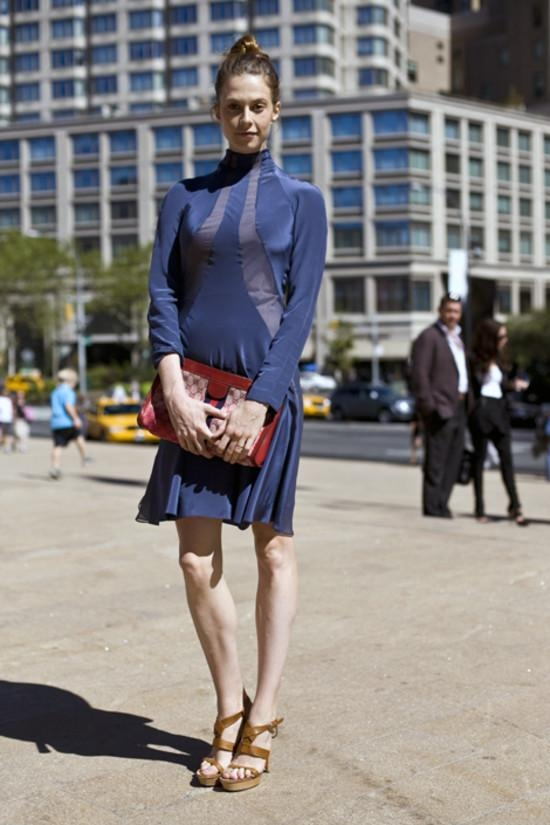
#> input picture modelos/img_0029.jpeg, 550 x 825 px, found by its file name; its folder holds only this picture in this run
$ jupyter execute --allow-errors resize.ipynb   (older library calls are emulated)
#> lines starting #> are read from the running program, lines starting #| are printed output that depends on the picture
[cell 1]
import cv2
import numpy as np
import matplotlib.pyplot as plt
import os

[cell 2]
def resize_image(image, size=(167, 267)):
    # Obtener las dimensiones de la imagen
    height, width = image.shape[:2]
    # Si la imagen es más grande que el tamaño objetivo, usar cv2.INTER_AREA
    if height > size[0] or width > size[1]:
        interpolation = cv2.INTER_AREA
    # Si la imagen es más pequeña que el tamaño objetivo, usar cv2.INTER_CUBIC
    else:
        interpolation = cv2.INTER_CUBIC

    # Redimensionar la imagen
    resized_image = cv2.resize(image, size, interpolation=interpolation)
    return resized_image

ruta_carpeta = "originales/modelos"
carpeta_destino = 'resize/modelos'
imagenes = []

for archivo in os.listdir(ruta_carpeta):
    ruta_archivo = os.path.join(ruta_carpeta, archivo)
    if os.path.isfile(ruta_archivo) and archivo.lower().endswith(('.jpg', '.jpeg', '.png')):
        imagenes.append(ruta_archivo)

print(len(imagenes))

for i,ruta_imagen in enumerate(imagenes):
    imagen = cv2.imread(ruta_imagen)
#> imagen is the input picture: shape (825, 550, 3); mean B, G, R 127.4, 129, 133.1
    imagen_gray = cv2.cvtColor(imagen, cv2.COLOR_BGR2GRAY)
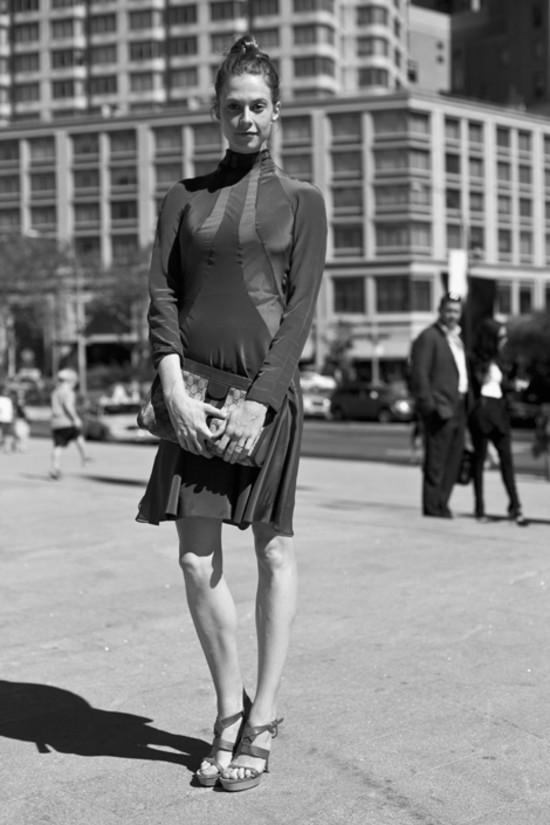
#> imagen_gray: shape (825, 550); min 0, max 253, mean 130.1
    imagen_resized = resize_image(imagen_gray)
#> in resize_image, `resized_image = cv2.resize(image, size, interpolation=interpolation)`:
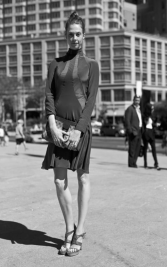
#> resized_image: shape (267, 167); min 1, max 250, mean 130.1
    nombre_archivo_destino = 'cat' + str(i) +"_2" +'.jpg'
    ruta_archivo_destino = os.path.join(carpeta_destino, nombre_archivo_destino)
    plt.imsave(ruta_archivo_destino, imagen_resized, cmap='gray')
# cv2.imwrite('resize/imagen_resized.png', cv2.cvtColor(imagen_resized, cv2.COLOR_RGB2BGR))

[cell 3]
imagen = cv2.imread('resize/modelos/personaResize0.jpg')
#> (the rest of this cell did not finish here and is left out)

[cell 4]
def parches(imagen, tamano_parche_ancho = 167, tamano_parche_alto = 267):
#> called with tamano_parche_ancho = 167, tamano_parche_alto = 267
    alto, ancho = imagen.shape[:2]
#> alto = 825; ancho = 550
    parches = []
    for y in range(0, alto, tamano_parche_alto):
        for x in range(0, ancho, tamano_parche_ancho):
            parche = imagen[y:y+tamano_parche_alto, x:x+tamano_parche_ancho]
            parches.append(parche)
#> after the loop, parches = 16 items
    return parches

ruta_carpeta = 'resize/modelos'
carpeta_destino = f'parche/modelos'
imagenes = []

for archivo in os.listdir(ruta_carpeta):
    ruta_archivo = os.path.join(ruta_carpeta, archivo)
    if os.path.isfile(ruta_archivo) and archivo.lower().endswith(('.jpg', '.jpeg', '.png')):
        imagenes.append(ruta_archivo)

print(len(imagenes))

for i, ruta_imagen in enumerate(imagenes):
    imagen = cv2.imread(ruta_imagen)
    imagen_gray = cv2.cvtColor(imagen, cv2.COLOR_BGR2GRAY)
    parches_imagen = parches(imagen_gray)
#> parches_imagen = 16 items

    for j, parche in enumerate(parches_imagen):
        nombre_archivo_destino = 'modelos' + str(i) + '_' + str(j) + '.jpg'
        ruta_archivo_destino = os.path.join(carpeta_destino, nombre_archivo_destino)

        plt.imsave(ruta_archivo_destino, parche, cmap='gray')
#> this loop made 16 passes
#> nombre_archivo_destino on passes 1 to 12: 'modelos0_0.jpg', 'modelos0_1.jpg', 'modelos0_2.jpg', 'modelos0_3.jpg', 'modelos0_4.jpg', 'modelos0_5.jpg', 'modelos0_6.jpg', 'modelos0_7.jpg', 'modelos0_8.jpg', 'modelos0_9.jpg', 'modelos0_10.jpg', 'modelos0_11.jpg'
#> pass 1, `plt.imsave(ruta_archivo_destino, parche, cmap='gray')`:
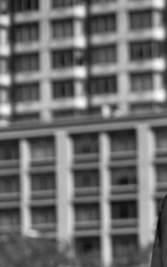
#> saved as modelos0_0.jpg: shape (267, 167, 3); min 1, max 254, mean 109.4
#> pass 2, `plt.imsave(ruta_archivo_destino, parche, cmap='gray')`:
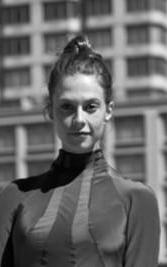
#> saved as modelos0_1.jpg: shape (267, 167, 3); min 0, max 255, mean 102.7

[cell 5]
def parches(imagen, tamano_parche_ancho = 167, tamano_parche_alto = 267):
#> called with tamano_parche_ancho = 167, tamano_parche_alto = 267
    alto, ancho = imagen.shape[:2]
#> alto = 825; ancho = 550
    parches = []
    for y in range(0, alto, tamano_parche_alto):
        for x in range(0, ancho, tamano_parche_ancho):
            parche = imagen[y:y+tamano_parche_alto, x:x+tamano_parche_ancho]
            parches.append(parche)
#> after the loop, parches = 16 items
    return parches

ruta_carpeta = 'resize/modelos'
ciudad = f'parche/ciudad'
modelos = f'parche/modelos'

imagenes = []

for archivo in os.listdir(ruta_carpeta):
    ruta_archivo = os.path.join(ruta_carpeta, archivo)
    if os.path.isfile(ruta_archivo) and archivo.lower().endswith(('.jpg', '.jpeg', '.png')):
        imagenes.append(ruta_archivo)

print(len(imagenes))

for i, ruta_imagen in enumerate(imagenes):
    imagen = cv2.imread(ruta_imagen)
    imagen_gray = cv2.cvtColor(imagen, cv2.COLOR_BGR2GRAY)
    parches_imagen = parches(imagen_gray)

    for j, parche in enumerate(parches_imagen):
        if j in [1, 4, 7]:
            carpeta_actual = modelos
            nombre_archivo_destino = 'modelos' + str(i) + str(j) + "_1" + '.jpg'
        else:
            carpeta_actual = ciudad
            nombre_archivo_destino = 'ciudad'+ str(i) + str(j) + "_3" + '.jpg'

        ruta_archivo_destino = os.path.join(carpeta_actual, nombre_archivo_destino)

        plt.imsave(ruta_archivo_destino, parche, cmap='gray')
#> this loop made 16 passes

$ run again, on modelos/img_0291.jpeg
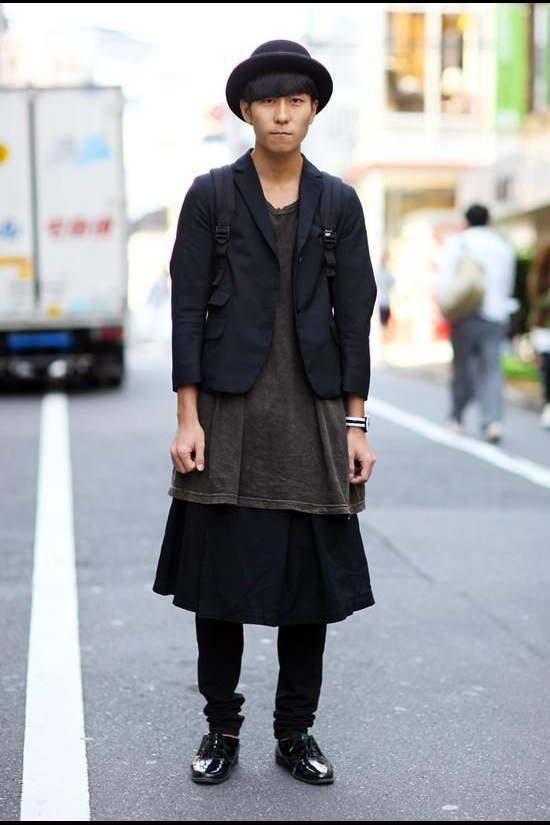
#> input picture modelos/img_0291.jpeg, 550 x 825 px, found by its file name
#> imagen is the input picture: shape (825, 550, 3); mean B, G, R 160, 157, 154.7
#> after the loop in parches, `for y in range(0, alto, tamano_parche_alto):`: parches = 16 items
#> the loop `for j, parche in enumerate(parches_imagen):` made 16 passes
#> nombre_archivo_destino on passes 1 to 8: 'modelos0_0.jpg', 'modelos0_1.jpg', 'modelos0_2.jpg', 'modelos0_3.jpg', 'modelos0_4.jpg', 'modelos0_5.jpg', 'modelos0_6.jpg', 'modelos0_7.jpg'
#> pass 1, `plt.imsave(ruta_archivo_destino, parche, cmap='gray')`:
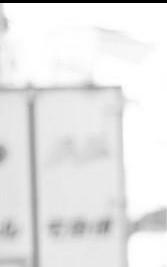
#> saved as modelos0_0.jpg: shape (267, 167, 3); min 0, max 255, mean 231.3
#> pass 2, `plt.imsave(ruta_archivo_destino, parche, cmap='gray')`:
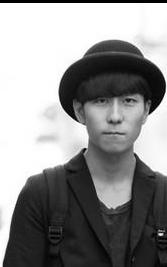
#> saved as modelos0_1.jpg: shape (267, 167, 3); min 0, max 255, mean 142.7
#> the loop `for j, parche in enumerate(parches_imagen):` made 16 passes
#> (carpeta_actual, nombre_archivo_destino) on passes 1 to 8: ('parche/ciudad', 'ciudad00_3.jpg'), ('parche/modelos', 'modelos01_1.jpg'), ('parche/ciudad', 'ciudad02_3.jpg'), ('parche/ciudad', 'ciudad03_3.jpg'), ('parche/modelos', 'modelos04_1.jpg'), ('parche/ciudad', 'ciudad05_3.jpg'), ('parche/ciudad', 'ciudad06_3.jpg'), ('parche/modelos', 'modelos07_1.jpg')

$ run again, on modelos/img_0328.jpeg
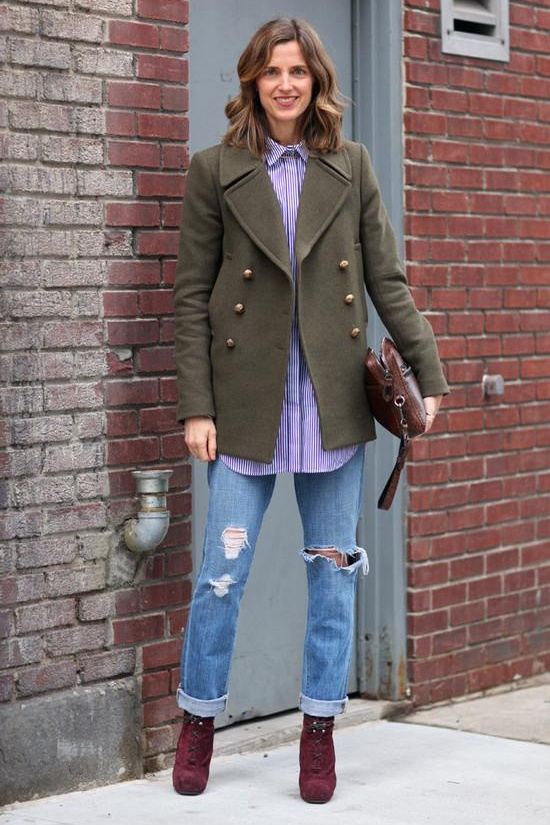
#> input picture modelos/img_0328.jpeg, 550 x 825 px, found by its file name
#> imagen is the input picture: shape (825, 550, 3); mean B, G, R 116.1, 115, 128.6
#> after the loop in parches, `for y in range(0, alto, tamano_parche_alto):`: parches = 16 items
#> the loop `for j, parche in enumerate(parches_imagen):` made 16 passes
#> nombre_archivo_destino on passes 1 to 8: 'modelos0_0.jpg', 'modelos0_1.jpg', 'modelos0_2.jpg', 'modelos0_3.jpg', 'modelos0_4.jpg', 'modelos0_5.jpg', 'modelos0_6.jpg', 'modelos0_7.jpg'
#> pass 1, `plt.imsave(ruta_archivo_destino, parche, cmap='gray')`:
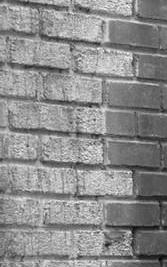
#> saved as modelos0_0.jpg: shape (267, 167, 3); min 1, max 254, mean 139.7
#> pass 2, `plt.imsave(ruta_archivo_destino, parche, cmap='gray')`:
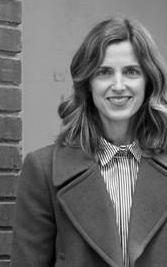
#> saved as modelos0_1.jpg: shape (267, 167, 3); min 0, max 255, mean 105.9
#> the loop `for j, parche in enumerate(parches_imagen):` made 16 passes
#> (carpeta_actual, nombre_archivo_destino) on passes 1 to 8: ('parche/ciudad', 'ciudad00_3.jpg'), ('parche/modelos', 'modelos01_1.jpg'), ('parche/ciudad', 'ciudad02_3.jpg'), ('parche/ciudad', 'ciudad03_3.jpg'), ('parche/modelos', 'modelos04_1.jpg'), ('parche/ciudad', 'ciudad05_3.jpg'), ('parche/ciudad', 'ciudad06_3.jpg'), ('parche/modelos', 'modelos07_1.jpg')

$ run again, on modelos/img_0339.jpeg
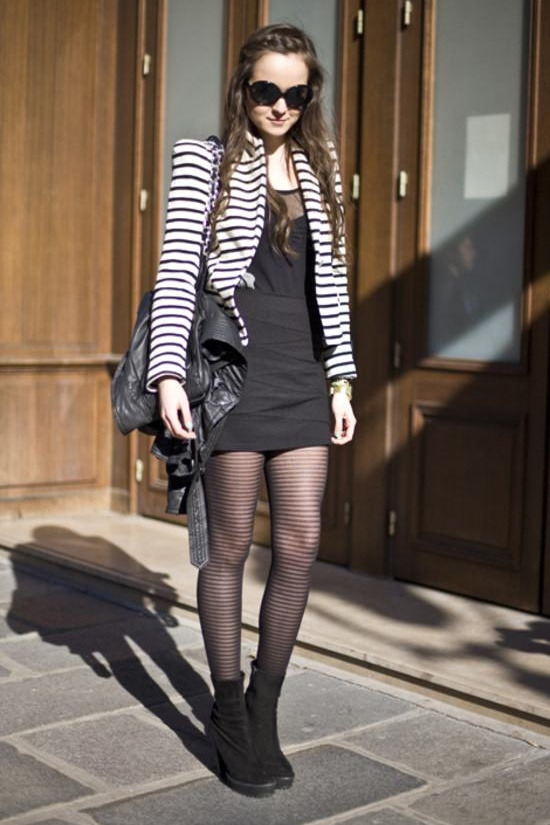
#> input picture modelos/img_0339.jpeg, 550 x 825 px, found by its file name
#> imagen is the input picture: shape (825, 550, 3); mean B, G, R 88.3, 99.4, 113.8
#> after the loop in parches, `for y in range(0, alto, tamano_parche_alto):`: parches = 16 items
#> the loop `for j, parche in enumerate(parches_imagen):` made 16 passes
#> nombre_archivo_destino on passes 1 to 8: 'modelos0_0.jpg', 'modelos0_1.jpg', 'modelos0_2.jpg', 'modelos0_3.jpg', 'modelos0_4.jpg', 'modelos0_5.jpg', 'modelos0_6.jpg', 'modelos0_7.jpg'
#> pass 1, `plt.imsave(ruta_archivo_destino, parche, cmap='gray')`:
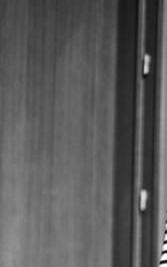
#> saved as modelos0_0.jpg: shape (267, 167, 3); min 1, max 255, mean 90
#> pass 2, `plt.imsave(ruta_archivo_destino, parche, cmap='gray')`:
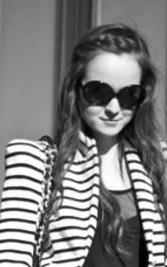
#> saved as modelos0_1.jpg: shape (267, 167, 3); min 0, max 255, mean 125.6
#> the loop `for j, parche in enumerate(parches_imagen):` made 16 passes
#> (carpeta_actual, nombre_archivo_destino) on passes 1 to 8: ('parche/ciudad', 'ciudad00_3.jpg'), ('parche/modelos', 'modelos01_1.jpg'), ('parche/ciudad', 'ciudad02_3.jpg'), ('parche/ciudad', 'ciudad03_3.jpg'), ('parche/modelos', 'modelos04_1.jpg'), ('parche/ciudad', 'ciudad05_3.jpg'), ('parche/ciudad', 'ciudad06_3.jpg'), ('parche/modelos', 'modelos07_1.jpg')

$ run again, on modelos/img_0145.jpeg
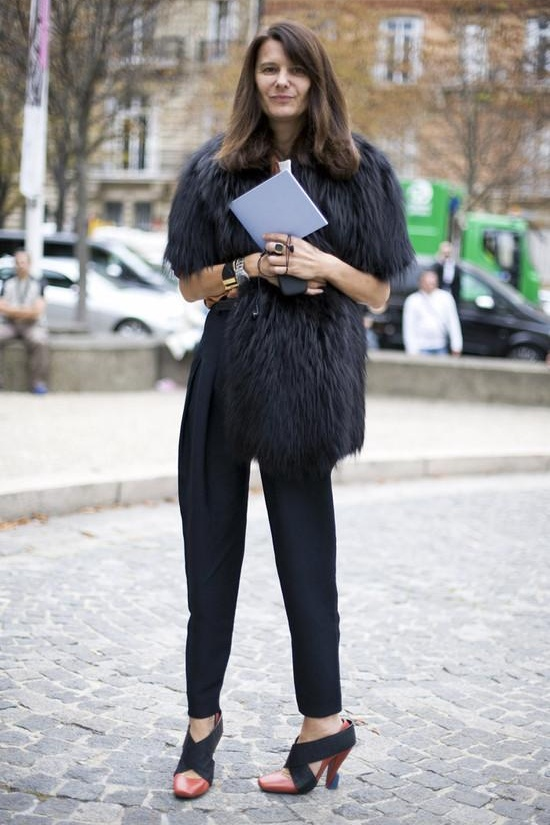
#> input picture modelos/img_0145.jpeg, 550 x 825 px, found by its file name
#> imagen is the input picture: shape (825, 550, 3); mean B, G, R 153.6, 153.6, 155.2
#> after the loop in parches, `for y in range(0, alto, tamano_parche_alto):`: parches = 16 items
#> the loop `for j, parche in enumerate(parches_imagen):` made 16 passes
#> nombre_archivo_destino on passes 1 to 8: 'modelos0_0.jpg', 'modelos0_1.jpg', 'modelos0_2.jpg', 'modelos0_3.jpg', 'modelos0_4.jpg', 'modelos0_5.jpg', 'modelos0_6.jpg', 'modelos0_7.jpg'
#> pass 2, `plt.imsave(ruta_archivo_destino, parche, cmap='gray')`:
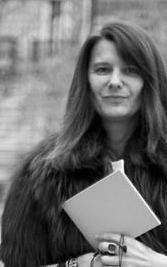
#> saved as modelos0_1.jpg: shape (267, 167, 3); min 0, max 255, mean 109.3
#> the loop `for j, parche in enumerate(parches_imagen):` made 16 passes
#> (carpeta_actual, nombre_archivo_destino) on passes 1 to 8: ('parche/ciudad', 'ciudad00_3.jpg'), ('parche/modelos', 'modelos01_1.jpg'), ('parche/ciudad', 'ciudad02_3.jpg'), ('parche/ciudad', 'ciudad03_3.jpg'), ('parche/modelos', 'modelos04_1.jpg'), ('parche/ciudad', 'ciudad05_3.jpg'), ('parche/ciudad', 'ciudad06_3.jpg'), ('parche/modelos', 'modelos07_1.jpg')
